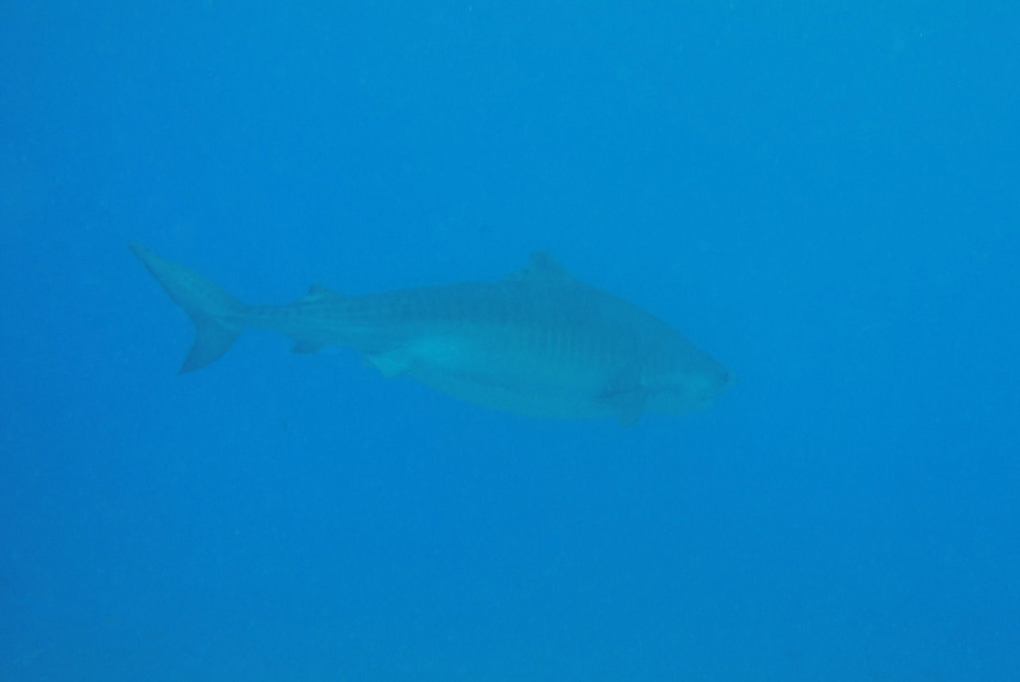
#> input picture data/raw/Shark 1.PNG, 1020 x 682 px, found by its file name
$ jupyter execute Assignment_test.ipynb
#> lines starting #> are read from the running program, lines starting #| are printed output that depends on the picture; after the words box and inside, x2 and y2 are one past the last pixel; in counts of white or black regions, pixels touching at a corner belong together
[cell 1]
from pathlib import Path
import cv2 as cv
import numpy as np
import os

# PARAMS
INPUT_PATH  = Path("data/raw/Shark 1.PNG")
#INPUT_PATH  = Path("data/raw/snow_cat.jpg")       # change for Shark 2 or cat
OUTPUT_PATH = Path("outputs/final.png")

MODE   = "underwater"    # "underwater"  or  "silhouette"
ROTATE = True            # False for cat

CLAHE_CLIP = 3.0         # 2.0–4.0
KSIZE      = 5           # morphology kernel (odd)
CLOSE_IT   = 1
DILATE_IT  = 2
PAD_FRAC   = 0.15


# This ensures project root
here = Path.cwd()
if not (here/"data"/"raw").exists():
    for _ in range(4):
        if (here.parent/"data"/"raw").exists():
            os.chdir(str(here.parent)); break
        here = here.parent

def process_image(inp: Path, outp: Path):
    I = cv.imread(str(inp), cv.IMREAD_COLOR)
#> I is the input picture: shape (682, 1020, 3); mean B, G, R 198.7, 130, 4
    if I is None:
        raise FileNotFoundError(inp)
    H, W = I.shape[:2]
#> H = 682; W = 1020

    # Enhance: bilateral for CLAHE(L) light unsharp
    den = cv.bilateralFilter(I, 7, 75, 75)
    L,A,B = cv.split(cv.cvtColor(den, cv.COLOR_BGR2LAB))
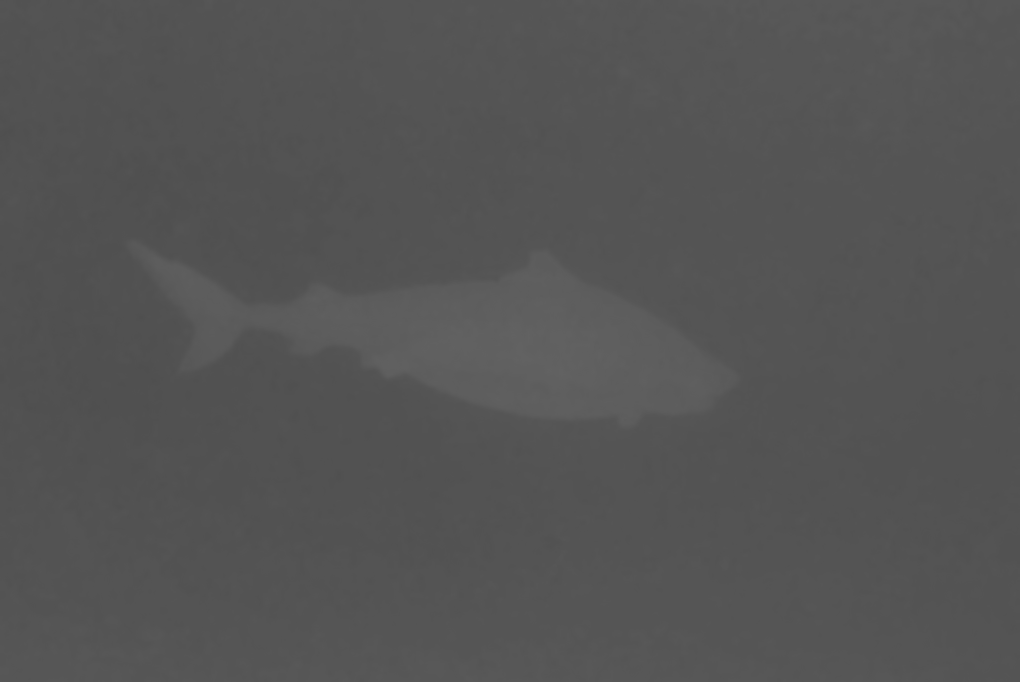
#> B: shape (682, 1020); min 79, max 98, mean 84.3
    L2 = cv.createCLAHE(clipLimit = CLAHE_CLIP, tileGridSize = (8,8)).apply(L)
    enh = cv.cvtColor(cv.merge([L2, A, B]), cv.COLOR_LAB2BGR)
    blur = cv.GaussianBlur(enh, (0,0), 1.0)
    enh  = cv.addWeighted(enh, 1.20, blur, -0.20, 0)

    # mask
    if MODE == "underwater":
        lab = cv.cvtColor(enh, cv.COLOR_BGR2LAB); _,_,b = cv.split(lab)
#> after `lab = cv.cvtColor(enh, cv.COLOR_BGR2LAB)`: lab: shape (682, 1020, 3); mean of channels 0, 1, 2 134.7, 124, 84.3
        hsv = cv.cvtColor(enh, cv.COLOR_BGR2HSV); S    = hsv[:,:,1]
#> after `hsv = cv.cvtColor(enh, cv.COLOR_BGR2HSV)`: hsv: shape (682, 1020, 3); mean H, S, V 101.1, 235.5, 200.9
#> after `S = hsv[:, :, 1]`:
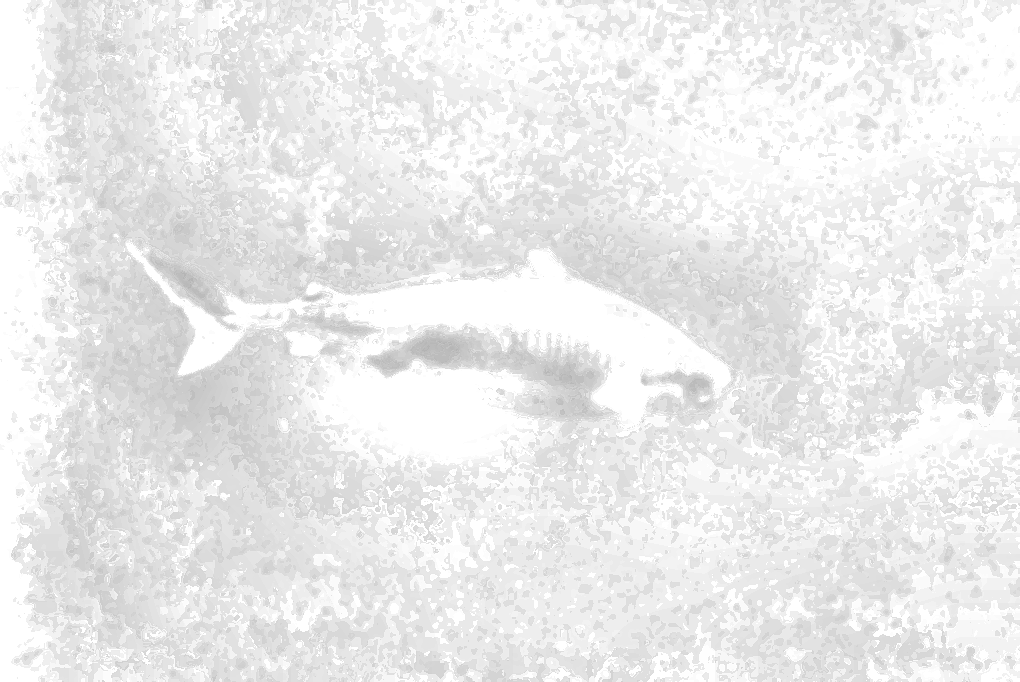
#> S: shape (682, 1020); min 179, max 255, mean 235.5
        _, th_b  = cv.threshold(b,       0, 255, cv.THRESH_BINARY + cv.THRESH_OTSU)
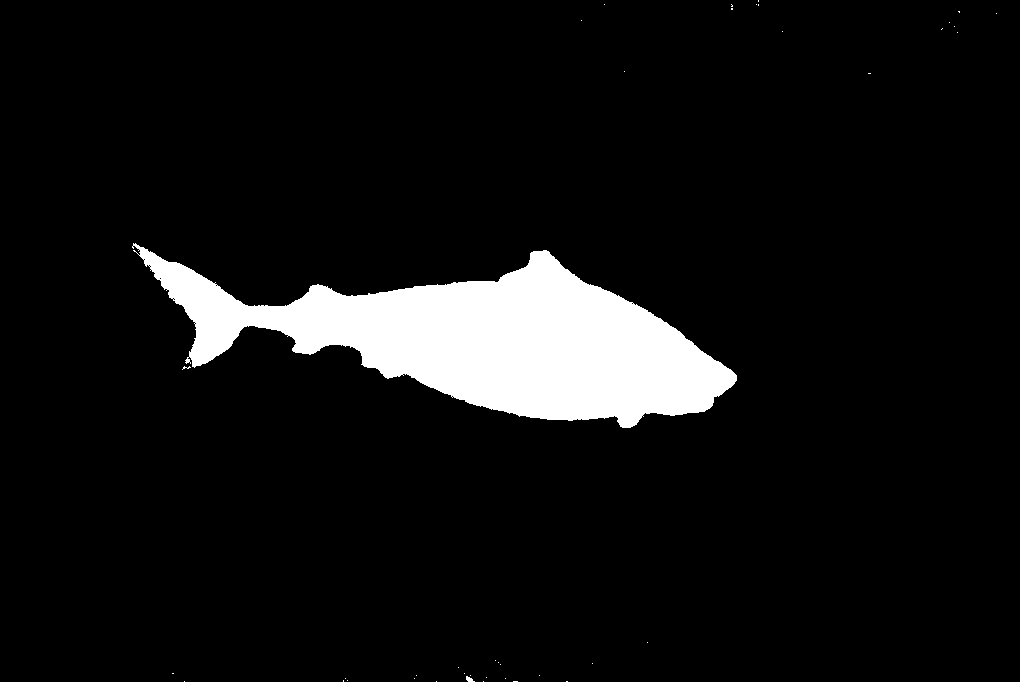
#> th_b: shape (682, 1020); 7.3% white; 41 white regions (39 under 20 px), largest, box (x1, y1, x2, y2) and area: (132, 243, 737, 428) 50956, (466, 676, 475, 682) 32
        _, s_inv = cv.threshold(255 - S, 0, 255, cv.THRESH_BINARY + cv.THRESH_OTSU)
#> s_inv: shape (682, 1020); 50.4% white; 1981 black regions (1630 under 20 px), largest, box (x1, y1, x2, y2) and area: (281, 0, 1020, 667) 240719, (0, 0, 112, 682) 34274, (135, 0, 376, 254) 14768
        mask = cv.bitwise_and(th_b, s_inv)
#> mask: shape (682, 1020); 2.7% white; 158 white regions (143 under 20 px), largest, box (x1, y1, x2, y2) and area: (362, 324, 619, 421) 11014, (141, 251, 241, 331) 2407, (640, 369, 715, 416) 2168
        if (mask.sum()/255)/mask.size < 0.03:
            mask = cv.bitwise_or(th_b, s_inv)
#> mask: shape (682, 1020); 55.1% white; 1997 black regions (1640 under 20 px), largest, box (x1, y1, x2, y2) and area: (281, 0, 1020, 667) 210669, (0, 0, 112, 682) 34274, (135, 0, 376, 254) 14768
    else:
        g  = cv.cvtColor(enh, cv.COLOR_BGR2GRAY)
        gb = cv.GaussianBlur(g, (5,5), 0)
        inv = cv.normalize(255 - gb, None, 0, 255, cv.NORM_MINMAX)
        _, mask = cv.threshold(inv, 0, 255, cv.THRESH_BINARY + cv.THRESH_OTSU)

    # tidy mask
    k = cv.getStructuringElement(cv.MORPH_ELLIPSE, (KSIZE, KSIZE))
    mask = cv.morphologyEx(mask, cv.MORPH_CLOSE, k, iterations = CLOSE_IT)
#> mask: shape (682, 1020); 62.4% white; 581 black regions (100 under 20 px), largest, box (x1, y1, x2, y2) and area: (308, 0, 1020, 332) 106064, (418, 475, 770, 658) 22143, (0, 189, 76, 682) 19864
    mask = cv.morphologyEx(mask, cv.MORPH_OPEN,  k, iterations=1)
#> mask: shape (682, 1020); 60% white; 282 black regions (57 under 20 px), largest, box (x1, y1, x2, y2) and area: (293, 0, 1020, 375) 125198, (298, 346, 1020, 665) 66520, (0, 0, 92, 682) 32260
    if DILATE_IT > 0:
        mask = cv.dilate(mask, k, iterations=DILATE_IT)
#> mask: shape (682, 1020); 77.9% white; 323 black regions (213 under 20 px), largest, box (x1, y1, x2, y2) and area: (339, 0, 1020, 244) 68302, (0, 200, 72, 682) 15708, (305, 359, 534, 471) 12428

    # largest component
    num, labc = cv.connectedComponents(mask)
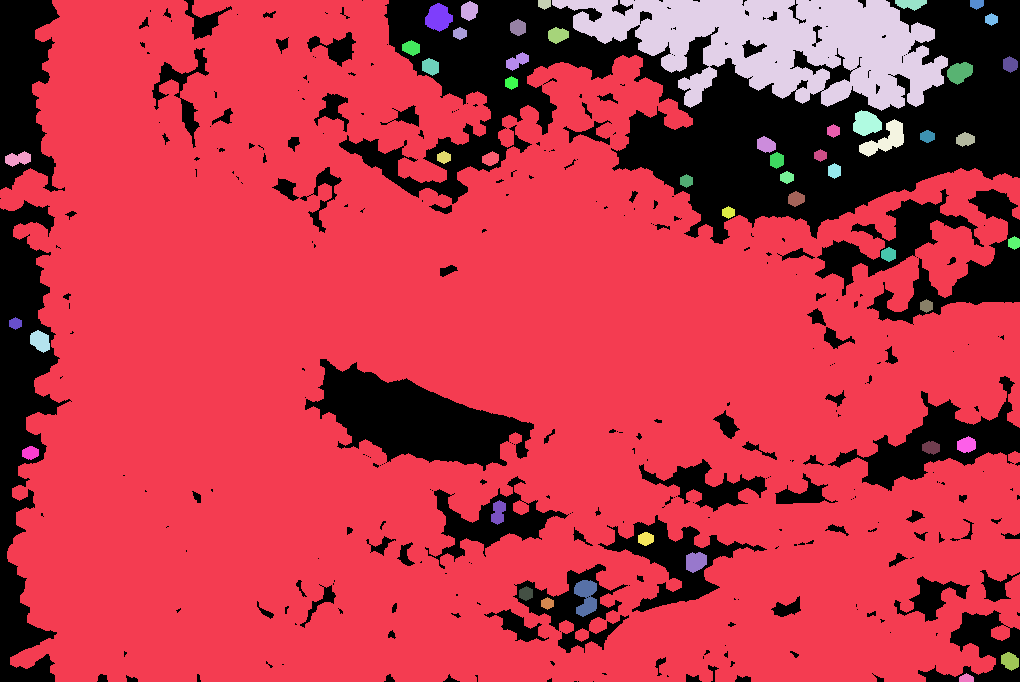
#> labc: shape (682, 1020) int32; 50 distinct labels, from 0 to 49; one colour per label, 0 black
#> num = 50
    if num > 1:
        areas = [(labc == i).sum() for i in range(1, num)]
#> areas = 49 values, max 506065 at index 0, min 103 at index 48, mean 11059.2
        mask  = (labc == (1+int(np.argmax(areas)))).astype(np.uint8) * 255
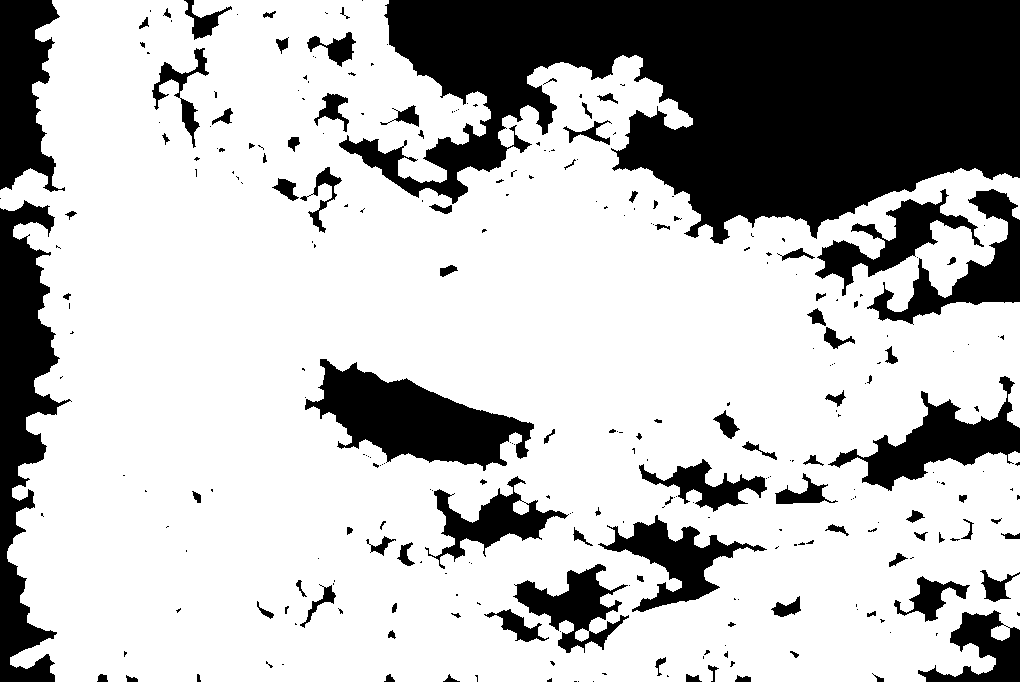
#> mask: shape (682, 1020); 72.7% white; 291 black regions (189 under 20 px)

    area = (mask.sum()/255)/mask.size
#> area = 0.727
    if area < 0.005 or area > 0.98:
        OUTPUT_PATH.parent.mkdir(parents = True, exist_ok = True)
        cv.imwrite(str(outp), enh)
        print("[WARN] mask unusable saved enhanced image");
        return

    # crop
    if ROTATE:
        cnts,_ = cv.findContours(mask, cv.RETR_EXTERNAL, cv.CHAIN_APPROX_SIMPLE)
#> cnts = 1 contour; box (x1, y1, x2, y2) and area: (0, 0, 1020, 682) 548196
        cnt  = max(cnts, key = cv.contourArea)
#> cnt = contour of 3905 points, box (x1, y1, x2, y2) (0, 0, 1020, 682), area 548196
        rect = cv.minAreaRect(cnt); angle = rect[-1]; (rw,rh) = rect[1]
#> after `rect = cv.minAreaRect(cnt)`: rect = ((509.5, 340.5), (681, 1019), -90)
#> after `angle = rect[-1]`: angle = -90
#> after `rw, rh = rect[1]`: rw = 681; rh = 1019
        if rw < rh: angle += 90
#> angle = 0
        if angle < -45: angle += 90
        M = cv.getRotationMatrix2D((W//2, H//2), angle, 1.0)
#> M = [[1, 0, 0], [0, 1, 0]]
        I_r = cv.warpAffine(enh,  M, (W,H), flags = cv.INTER_LINEAR,  borderMode = cv.BORDER_REFLECT)
        m_r = cv.warpAffine(mask, M, (W,H), flags = cv.INTER_NEAREST, borderMode = cv.BORDER_CONSTANT)
        cnt_t = cv.transform(cnt.reshape(-1,1,2).astype(np.float32), M).astype(np.int32)
#> cnt_t has the same summary as cnt
        x,y,w,h = cv.boundingRect(cnt_t)
#> x = 0; y = 0; w = 1020; h = 682
    else:
        cnts,_ = cv.findContours(mask, cv.RETR_EXTERNAL, cv.CHAIN_APPROX_SIMPLE)
        x,y,w,h = cv.boundingRect(max(cnts, key=cv.contourArea))
        I_r, m_r = enh, mask

    pad = int(PAD_FRAC*min(W,H))
#> pad = 102
    x0 = max(0, x-pad); y0 = max(0, y-pad)
#> after `x0 = max(0, x - pad)`: x0 = 0
#> after `y0 = max(0, y - pad)`: y0 = 0
    x1 = min(W, x+w+pad); y1 = min(H, y+h+pad)
#> after `x1 = min(W, x + w + pad)`: x1 = 1020
#> after `y1 = min(H, y + h + pad)`: y1 = 682
    crop = I_r[y0:y1, x0:x1]; mcrp = m_r[y0:y1, x0:x1]

    # minimal background
    inv = (mcrp == 0).astype(np.uint8) * 255
#> inv: shape (682, 1020); 27.3% white; 291 white regions (189 under 20 px), largest, box (x1, y1, x2, y2) and area: (339, 0, 1020, 244) 101204, (0, 200, 72, 682) 16337, (305, 359, 534, 471) 12428
    border = np.zeros_like(inv); border[:10,:]=255; border[-10:,:] = 255;
    border[:,:10] = 255; border[:,-10:] = 255
    samples = cv.bitwise_and(crop, crop, mask=cv.bitwise_and(inv, border)).reshape(-1,3)
    samples = samples[(samples.sum(1)>0)]
    bg = (210,220,230) if len(samples) == 0 else tuple(map(int, np.median(samples,0)))
#> bg = (199, 128, 0)
    canvas = np.full_like(crop, bg, dtype=np.uint8)
    final  = cv.add(cv.bitwise_and(crop,  crop,  mask=mcrp),
                    cv.bitwise_and(canvas, canvas, mask=cv.bitwise_not(mcrp)))
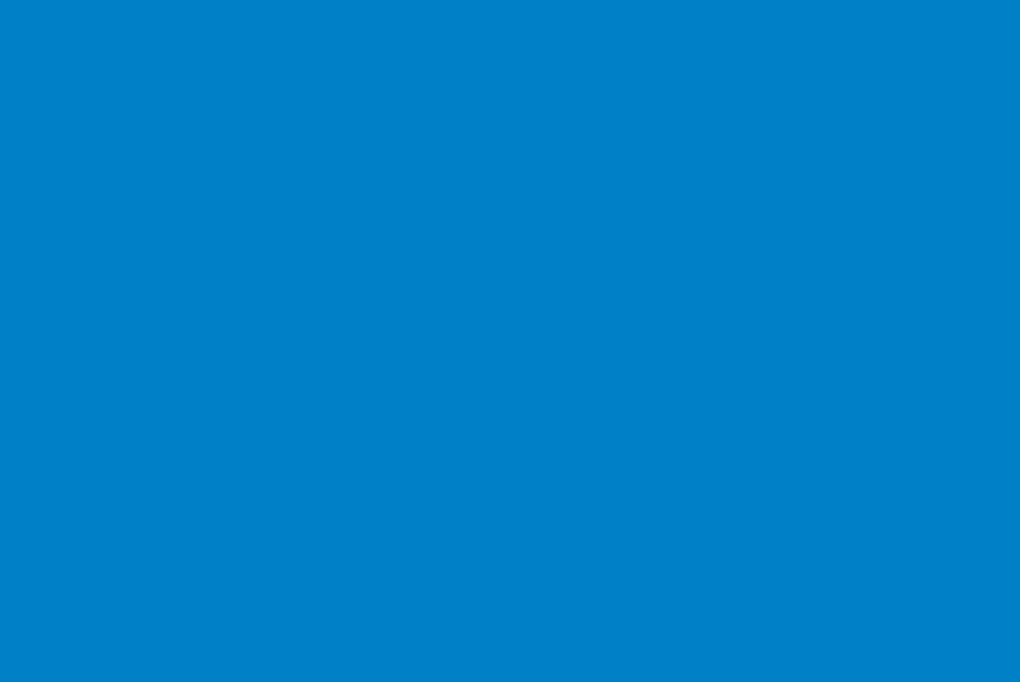
#> canvas: shape (682, 1020, 3); mean B, G, R 199, 128, 0

    outp.parent.mkdir(parents=True, exist_ok=True)
    cv.imwrite(str(outp), final)
    print(f"[OK] wrote: {outp.resolve()} | mode = {MODE}, rotate = {ROTATE}, area = {area:.3f}")
#| [OK] wrote: notebooks/outputs/final.png | mode = underwater, rotate = True, area = 0.727

process_image(INPUT_PATH, OUTPUT_PATH)

$ run again, with data/raw/Shark 2.PNG copied over data/raw/Shark 1.PNG
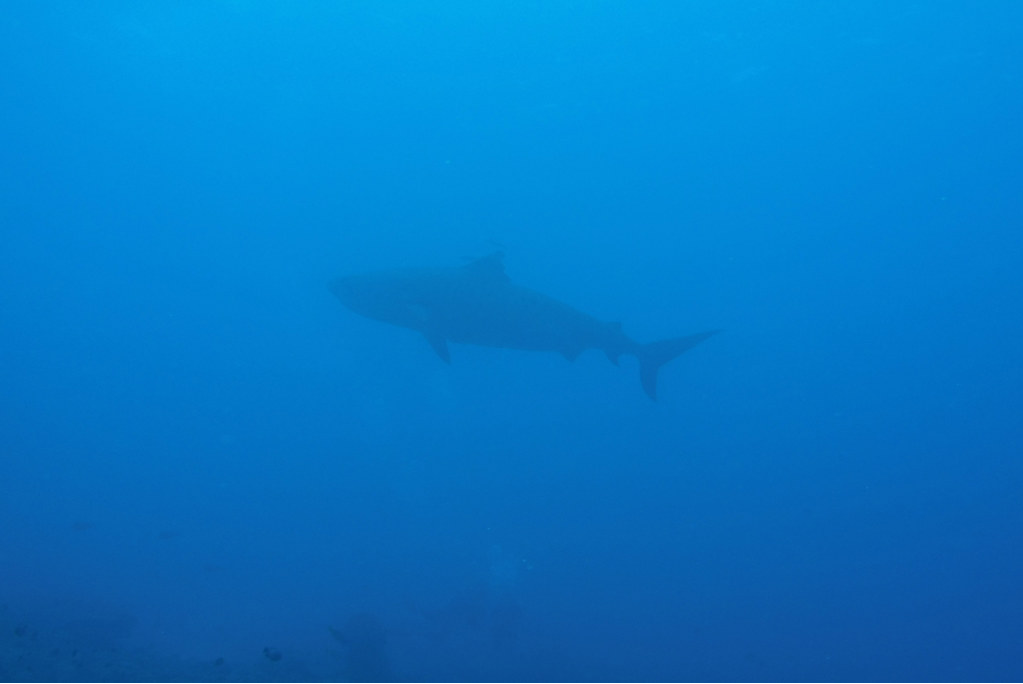
#> input picture data/raw/Shark 2.PNG, 1023 x 684 px, found by its file name
#> in process_image, I is the input picture: shape (684, 1023, 3); mean B, G, R 198.3, 120.8, 5.3
#> lab: shape (684, 1023, 3); mean of channels 0, 1, 2 128.8, 129.8, 80.1
#> hsv: shape (684, 1023, 3); mean H, S, V 103, 229.6, 202
#> th_b: shape (684, 1023); 0.15% white in thin lines or dots, all inside (x1, y1, x2, y2) = (0, 683, 1023, 684)
#> s_inv: shape (684, 1023); 55.2% white; 1351 black regions (1135 under 20 px), largest, box (x1, y1, x2, y2) and area: (0, 0, 1023, 494) 250884, (327, 249, 722, 403) 20069, (0, 631, 1023, 683) 18963
#> in process_image, `num, labc = cv.connectedComponents(mask)`:
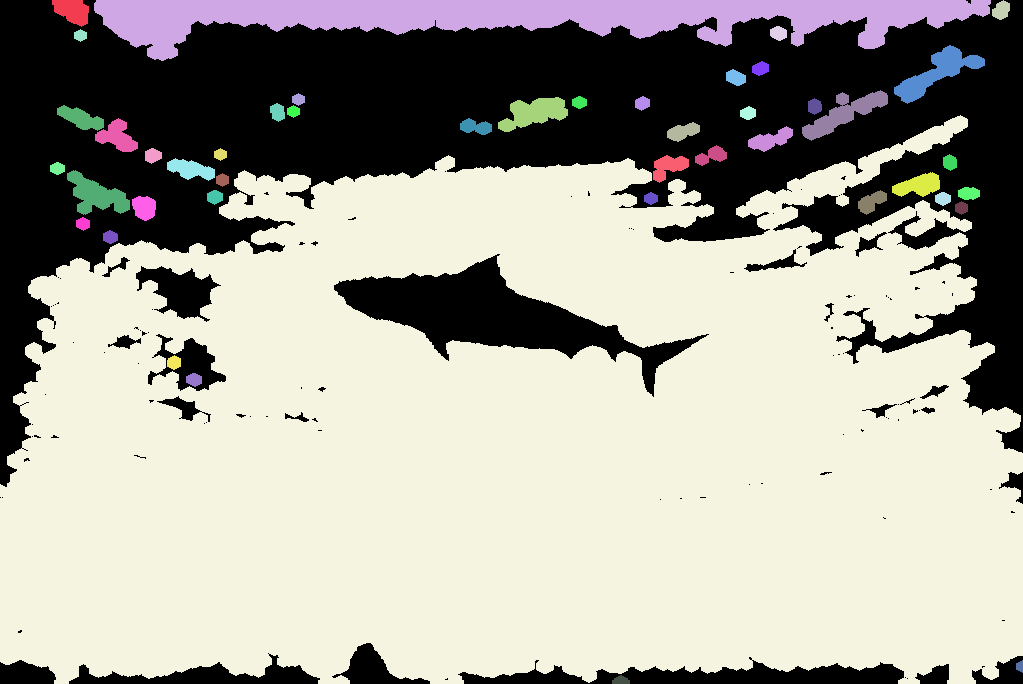
#> labc: shape (684, 1023) int32; 47 distinct labels, from 0 to 46; one colour per label, 0 black
#> num = 47
#> areas = 46 values, max 433140 at index 18, min 67 at index 44, mean 10369.5
#> area = 0.619
#> cnts = 1 contour; box (x1, y1, x2, y2) and area: (0, 115, 1023, 684) 452902
#> cnt = contour of 3865 points, box (x1, y1, x2, y2) (0, 115, 1023, 684), area 452902
#> rect = ((511, 399), (568, 1022), -90)
#> in process_image, `angle = rect[-1]`: angle = -90
#> rw = 568; rh = 1022
#> in process_image, `if rw < rh: angle += 90`: angle = 0
#> M = [[1, 0, 0], [0, 1, 0]]
#> cnt_t has the same summary as cnt
#> x = 0; y = 115; w = 1023; h = 569
#> x0 = 0
#> y0 = 13
#> x1 = 1023
#> y1 = 684
#> mcrp: shape (671, 1023); 63.1% white; 107 black regions (82 under 20 px), largest, box (x1, y1, x2, y2) and area: (0, 0, 1023, 474) 217501, (334, 241, 709, 384) 15725, (458, 644, 904, 671) 5972
#> bg = (206, 125, 0)
#> in process_image, `final  = cv.add(cv.bitwise_and(crop,  crop,  mask=mcrp), cv.bitwise_an..`:
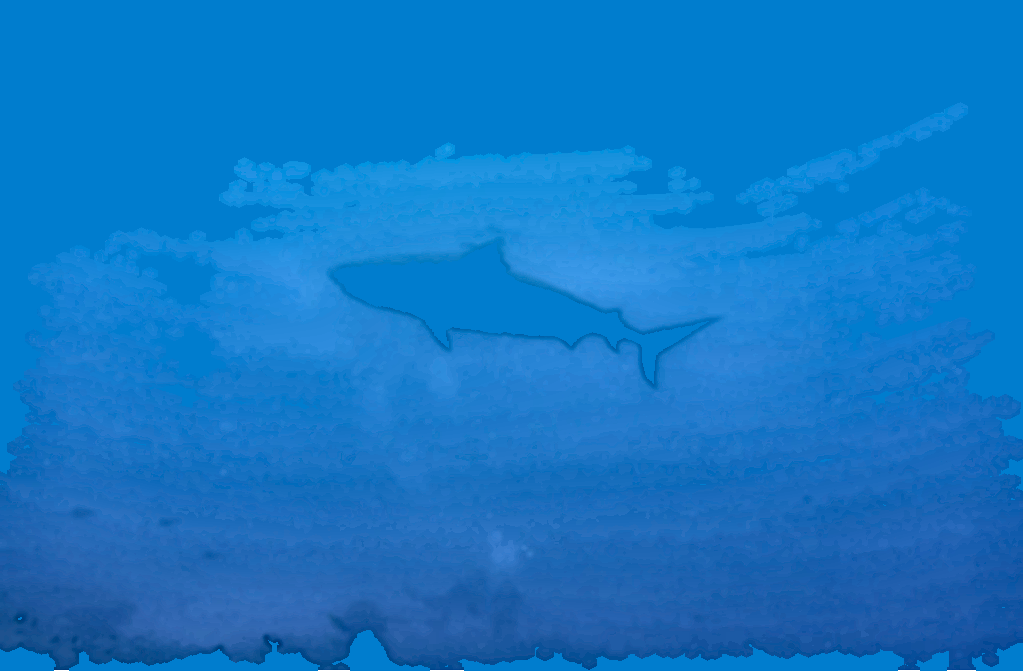
#> final: shape (671, 1023, 3); mean B, G, R 198.5, 119, 17.2
#| [OK] wrote: notebooks/outputs/final.png | mode = underwater, rotate = True, area = 0.619
